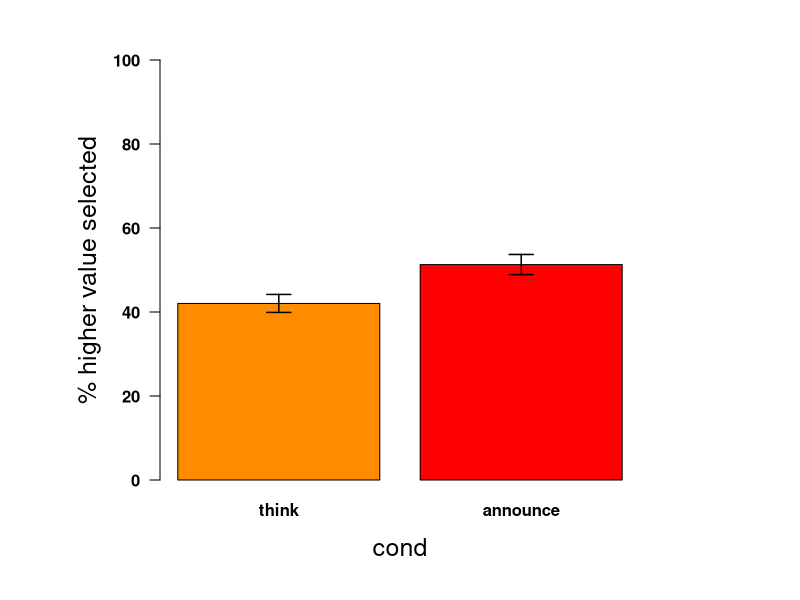

Here is the R script that generated this plot:
library(lme4)
library(Hmisc)

dat <- data.frame(read.delim("data/03_main_forced_choice/data_raw.txt"))
dat <- subset(dat, answer!="NULL")
dat <- subset(dat, otherLang=="no")

# check sanity-check items
subset(dat, itemName=="correct1")
# suspicious answers from output_ids:  #16 and #18 and #30 and #74
subset(dat, itemName=="correct2")
# also suspicious:  #39 and #43 and #81
subset(dat, itemName=="correct3")
# also suspicious:  #30 and #43 and #51 and #74 and #92
subset(dat, itemName=="correct4")
# also suspicious:  #92 and #105

# remove people who didn't get all catch trials right
dat <- subset(dat, output_id!=16 & output_id!=18 & output_id!=30 & output_id!=39 & output_id!=43 & output_id!=51 & output_id!=74 & output_id!=81 & output_id!=92 & output_id!=105)
dat$output_id <- dat$output_id[,drop=T]

# remove people who didn't do all items
tapply(dat$output_id, list(dat$output_id), length)
dat <- subset(dat, output_id!=1 & output_id!=2 & output_id!=14 &
			output_id!=22 & output_id!=23 & output_id!=58)
dat$output_id <- dat$output_id[,drop=T]
tapply(dat$output_id, list(dat$output_id, dat$otherLang), length)

# how many participants
dat$output_id <- factor(dat$output_id)
length(levels(dat$output_id))

# what do their answers look like
tapply(dat$answer, list(dat$answer), length)
dat$answer <- dat$answer[,drop=T]
dat$isHigh <- ifelse(dat$answer=="high", 1, 0)

# look at target answers
dat <- subset(dat, expt=="inf")
dat$cond <- dat$cond[,drop=T]
dat$itemName <- dat$itemName[,drop=T]


# means overall and by-item
tapply(dat$isHigh, list(dat$cond), mean)
tapply(dat$isHigh, list(dat$itemName, dat$cond), mean)
length(levels(factor(dat$output_id)))

# LMER
m <- glmer(isHigh  ~ cond + (1 + cond | output_id) + (1+cond| itemName), 
           family="binomial", 
           data=dat, 
           control = glmerControl(optimizer="bobyqa", 
                                  optCtrl = list(maxfun = 1e6)))
m2 <- glmer(isHigh  ~ cond + (1 | output_id) + (1+cond| itemName), 
           family="binomial", 
           data=dat, 
           control = glmerControl(optimizer="bobyqa", 
                                  optCtrl = list(maxfun = 1e6)))
m3 <- glmer(isHigh  ~ cond + (1 + cond | output_id) + (1 | itemName), 
           family="binomial", 
           data=dat, 
           control = glmerControl(optimizer="bobyqa", 
                                  optCtrl = list(maxfun = 1e6)))
m4 <- glmer(isHigh  ~ cond + (1 | output_id) + (1 | itemName), 
            family="binomial", 
            data=dat, 
            control = glmerControl(optimizer="bobyqa", 
                                   optCtrl = list(maxfun = 1e6)))
m5 <- glmer(isHigh  ~ cond + (1 + cond || output_id) + (1+cond || itemName), 
           family="binomial", 
           data=dat, 
           control = glmerControl(optimizer="bobyqa", 
                                  optCtrl = list(maxfun = 1e6)))

summary(m)
summary(m2)
anova(m4, m2, m3, m, m5)
tapply(dat$isHigh, list(dat$cond), mean)

# overall graph
dat$cond <- factor(dat$cond, levels=c("think", "announce"))
dat.subj <- 100*tapply(dat$isHigh, list(dat$cond, dat$output_id), mean)
mean.subj <- apply(dat.subj, 1, mean, na.rm=T)
print(mean.subj)
# calculate the standard deviation
sd.subj <- apply(dat.subj, 1, sd, na.rm=T)
# calculate the lengths (number subjects)
ns.subj <- apply(dat.subj, 1, length)
# calculate the standard errors
ses <- sd.subj/sqrt(ns.subj)

par(mar = c(4, 6, 1, 6) + 2)
xs <- barplot(mean.subj, beside=T,  ylab=c("% higher value selected"),ylim=c(0,100), cex.lab=1.5, xlab=c("cond"),  font=2, font.sub=3, las=1, legend=F, col=c("darkorange", "red"))
par(xpd = TRUE)
# plot the error bars
errbar(xs, mean.subj, mean.subj+ses, mean.subj-ses, add=T, lwd=1.5, pch=26, cap=.05)
